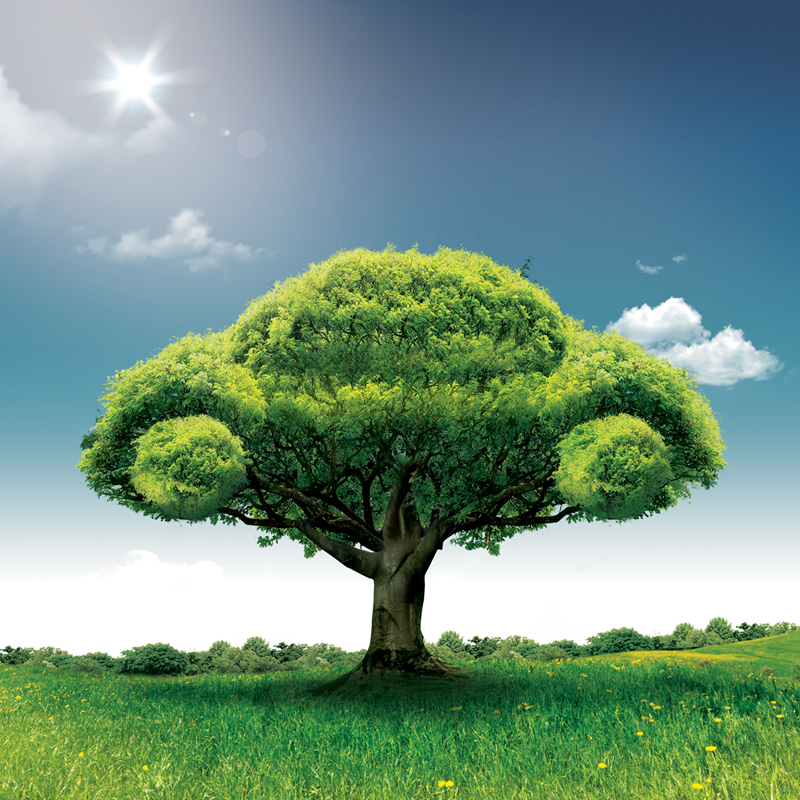
#> input picture graduacao/embarcados/digital-image-processing/second_list/images/tree_car_by_hansenhui.jpg, 800 x 800 px
$ jupyter execute q6.ipynb
#> lines starting #> are read from the running program, lines starting #| are printed output that depends on the picture; after the words box and inside, x2 and y2 are one past the last pixel; in counts of white or black regions, pixels touching at a corner belong together
**Processamento Digital de Imagens - 2022/01**<br/>
**Engenharia da Computação**<br/>
**Aluno:** Gabriel Soares Baptista, 2018102117<br/>

### Questão 6

[cell 1]
import numpy as np
import matplotlib.pyplot as plt
import skimage

### Resolução

Primeiro lemos a imagem que iremos segmentar.

[cell 2]
image = skimage.io.imread('../images/tree_car_by_hansenhui.jpg')
#> image is the input picture: shape (800, 800, 3); mean R, G, B 115.9, 148.1, 129.7

plt.figure(figsize=(5, 5))
plt.imshow(image, cmap='gray')
plt.show()

Temos que ter um critério para utilizar no algoritmo de crescimento de região, portanto, iremos obter duas áreas da copa em que o tom de verde são divergentes para capturar suas médias e utilizar a distância euclidiana para aderir ou não um pixel qualquer.

[cell 3]
N, M = image.shape[:2]
#> N = 800; M = 800
q_condition = image[N//2-125:N//2+50, M//2-100:M//2+120]
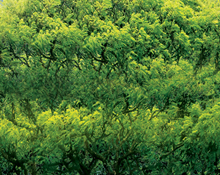
#> q_condition: shape (175, 220, 3); mean R, G, B 78, 115.4, 49.3
plt.imshow(q_condition)
plt.show()

[cell 4]
N, M = image.shape[:2]
q_condition2 = image[N//2+20:N//2+100, M//2-240:M//2-200]
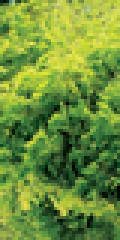
#> q_condition2: shape (80, 40, 3) (shown 3 times larger); mean R, G, B 110.6, 144.8, 57.7
plt.imshow(q_condition2)
plt.show()

[cell 5]
q_condition = np.mean(q_condition, axis=(0, 1))
#> q_condition = [78.04, 115.4, 49.28]
print(f'Valor médio utilizado como critério de distância no espaço rgb: {np.array(q_condition, dtype="uint8")}')
#| Valor médio utilizado como critério de distância no espaço rgb: [ 78 115  49]
plt.imshow(np.array(np.ones(shape=(300, 300, 3)) * q_condition, dtype='uint8'))
plt.show()
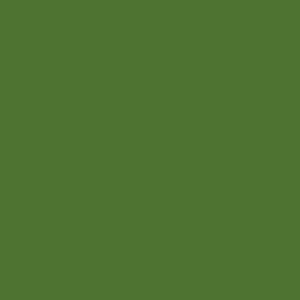
#> shown: shape (300, 300, 3); mean R, G, B 78, 115, 49

[cell 6]
q_condition2 = np.mean(q_condition2, axis=(0, 1))
#> q_condition2 = [110.6, 144.8, 57.69]
print(f'Valor médio utilizado como critério de distância no espaço rgb: {np.array(q_condition2, dtype="uint8")}')
#| Valor médio utilizado como critério de distância no espaço rgb: [110 144  57]
plt.imshow(np.array(np.ones(shape=(300, 300, 3)) * q_condition2, dtype='uint8'))
plt.show()

O ponto inicial de crescimento da região será o meio da imagem, uma vez que corresponde a um ponto dentro da copa da árvore.

[cell 7]
sx, sy = 400, 400

Agora iremos aplicar o algoritmo de crescimento de região, através de um procedimento bem simplório. Basicamente, a partir do ponto início fornecido, adicionamos as adjacências do pixel em uma lista de pixels que devem ser verificados, para cada pixel computamos a distância euclidiana entre os dois tons de verde utilizados, caso a distância seja menor que um dos thresholds definidos aceitamos o pixel e adicionamos suas adjacências, caso contrário pegamos o próximo pixel que devemos computar da lista.

[cell 8]
def region_growing(image: np.array, sx, sy, criteria1, criteria2):
#> called with sx = 400, sy = 400, criteria1 = array of shape (3,), criteria2 = array of shape (3,)
    N, M = image.shape[:2]
#> N = 800; M = 800

    # criamos a máscara de pixels aceitos
    mask = np.zeros(shape=(N, M), dtype='bool')
    pass_mask = np.zeros(shape=(N, M))
    mask[sx, sy] = 1

    # lista com os pixels que devem ser verificados, inicialmente
    # adiciona-se o píxel informado como a semente da região
    to_check = [(sx, sy)]

    while len(to_check) != 0:
        px, py = to_check.pop()

        # verificamos se está no limite da imagem
        if px == N or py == M or pass_mask[px, py]:
            continue
        else:
            pass_mask[px, py] = 1

        # verifica se o pixel é da adjacência de outro píxel que foi selecionado
        check_adjacency = np.sum(mask[px-1:px+2, py-1:py+2])

        #  Caso esteja na adjacência, aceita se a distância estiver dentro de um
        # dos dois thresholds
        if check_adjacency > 0:
            distance0 = np.sqrt(np.sum((image[px, py] - criteria1)**2))
            distance1 = np.sqrt(np.sum((image[px, py] - criteria2)**2))

            if distance0 <= 80 or distance1 <= 100:
                mask[px, py] = 1
                to_check.append((px + 1, py + 1))
                to_check.append((px + 1, py - 1))
                to_check.append((px + 1, py))
                to_check.append((px, py + 1))
                to_check.append((px, py - 1))
                to_check.append((px - 1, py + 1))
                to_check.append((px - 1, py - 1))
                to_check.append((px - 1, py))
#> this loop made 641849 passes
#> (distance0, distance1) on passes 1 to 12: (16.32, 31.86), (27.79, 19.95), (16.38, 29.86), (1.81, 44.82), (8.7, 42.46), (32.38, 17.98), (37.15, 10.01), (89.54, 45.23), (123.4, 79.48), (127.6, 83.52), (67.81, 24.17), (84.89, 40.74)
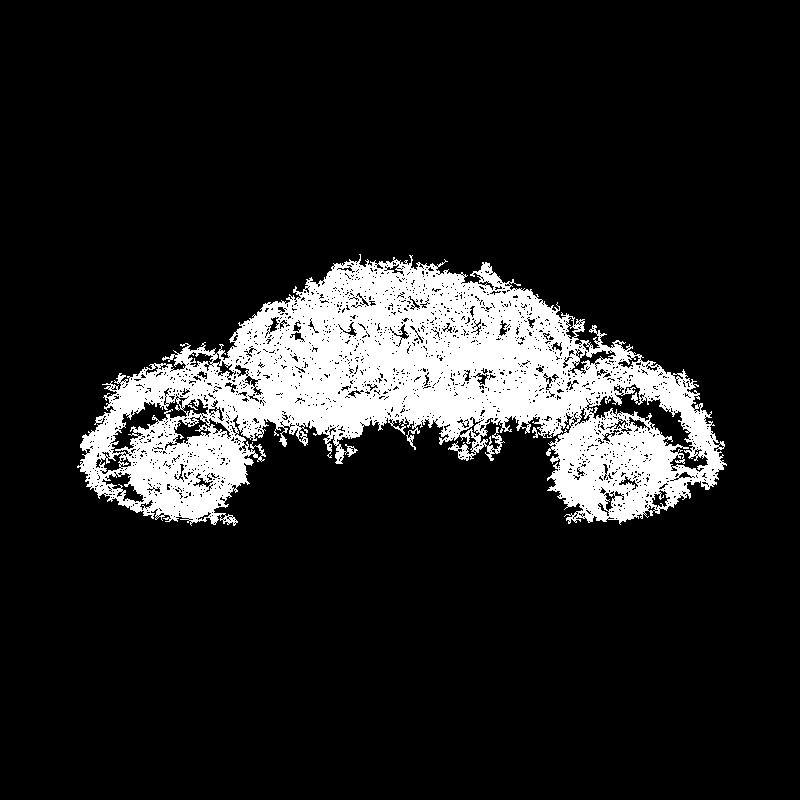
#> mask: shape (800, 800) bool; 12.5% white; 1 white region, box (x1, y1, x2, y2) and area: (77, 254, 727, 526) 80231
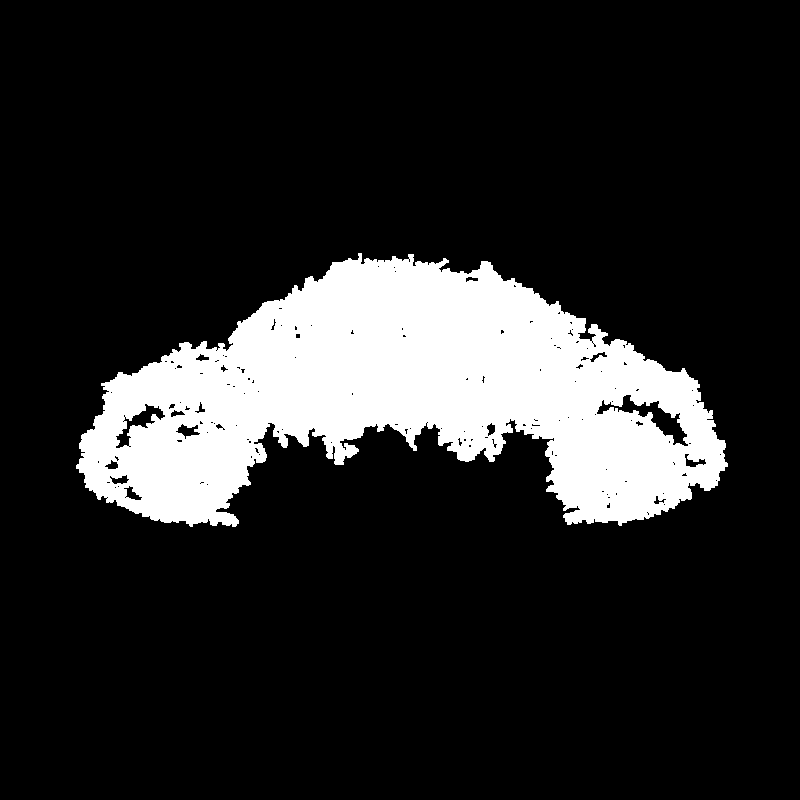
#> pass_mask: shape (800, 800) float64; values 0 (black) and 1 (white), 15.4% white; 1 white region, box (x1, y1, x2, y2) and area: (76, 253, 728, 527) 98840
#> after the loop, to_check = []

    return mask

Aplica-se o algoritmo na imagem lida, utilizando como critério a média das cores das duas regiõs selecionadas e com a semente da região no ponto central da imagem.

[cell 9]
# obtém a máscara de pixels selecionados
mask = region_growing(image, 400, 400, q_condition, q_condition2)
result_image = np.zeros(image.shape, dtype='uint8')

# Seleciona os pixels da imagem original pela máscara
for i in range(N):
    for j in range(M):
        if mask[i, j] == 1:
            result_image[i, j] = image[i, j]
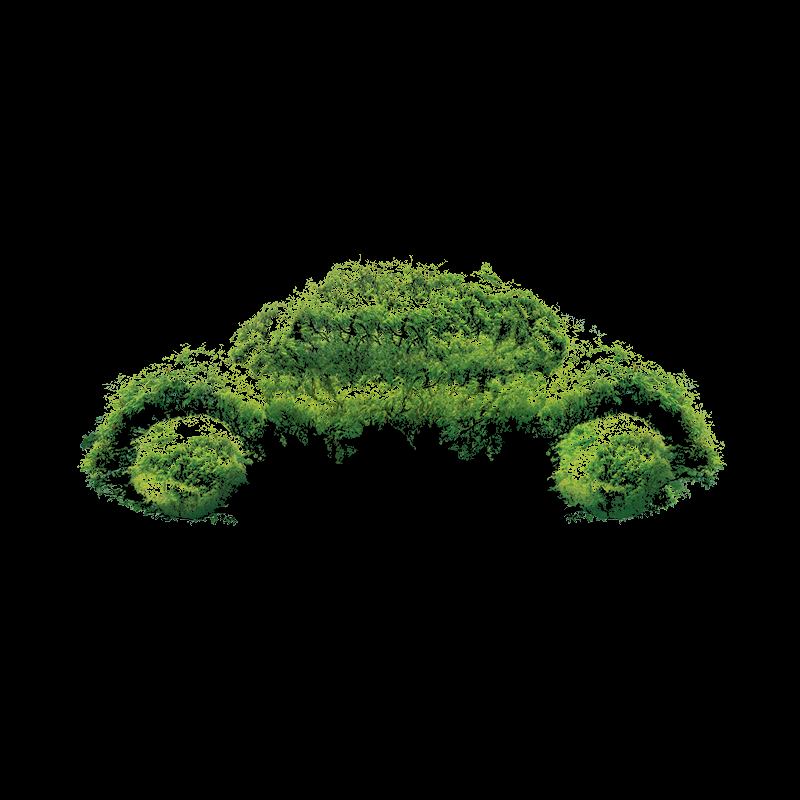
#> result_image: shape (800, 800, 3); mean R, G, B 11.4, 16.4, 7.2

plt.imshow(result_image)
plt.show()

Podemos observar que o algoritmo funciona relativamente bem, entretanto, para uma melhor visualização da área selecionada, podemos subtrair a imagem selecionada da imagem original, permitindo-nos observar as áreas não aderidas à copa da árvore e consequentemente a qualidade do algoritmo empregado.

[cell 10]
plt.imshow(image - result_image)
plt.show()
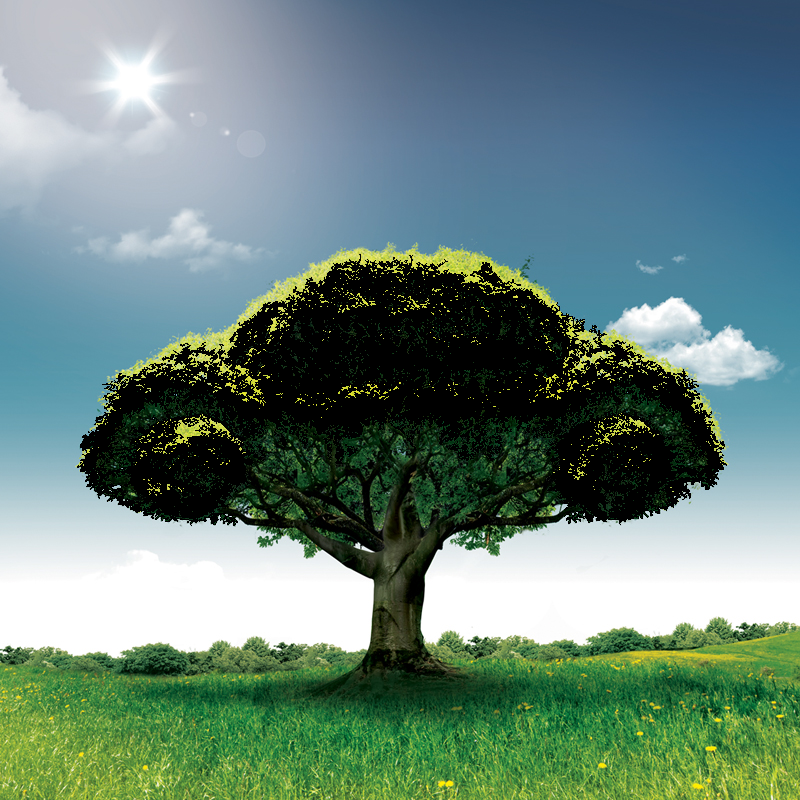
#> shown: shape (800, 800, 3); mean R, G, B 104.5, 131.7, 122.5
